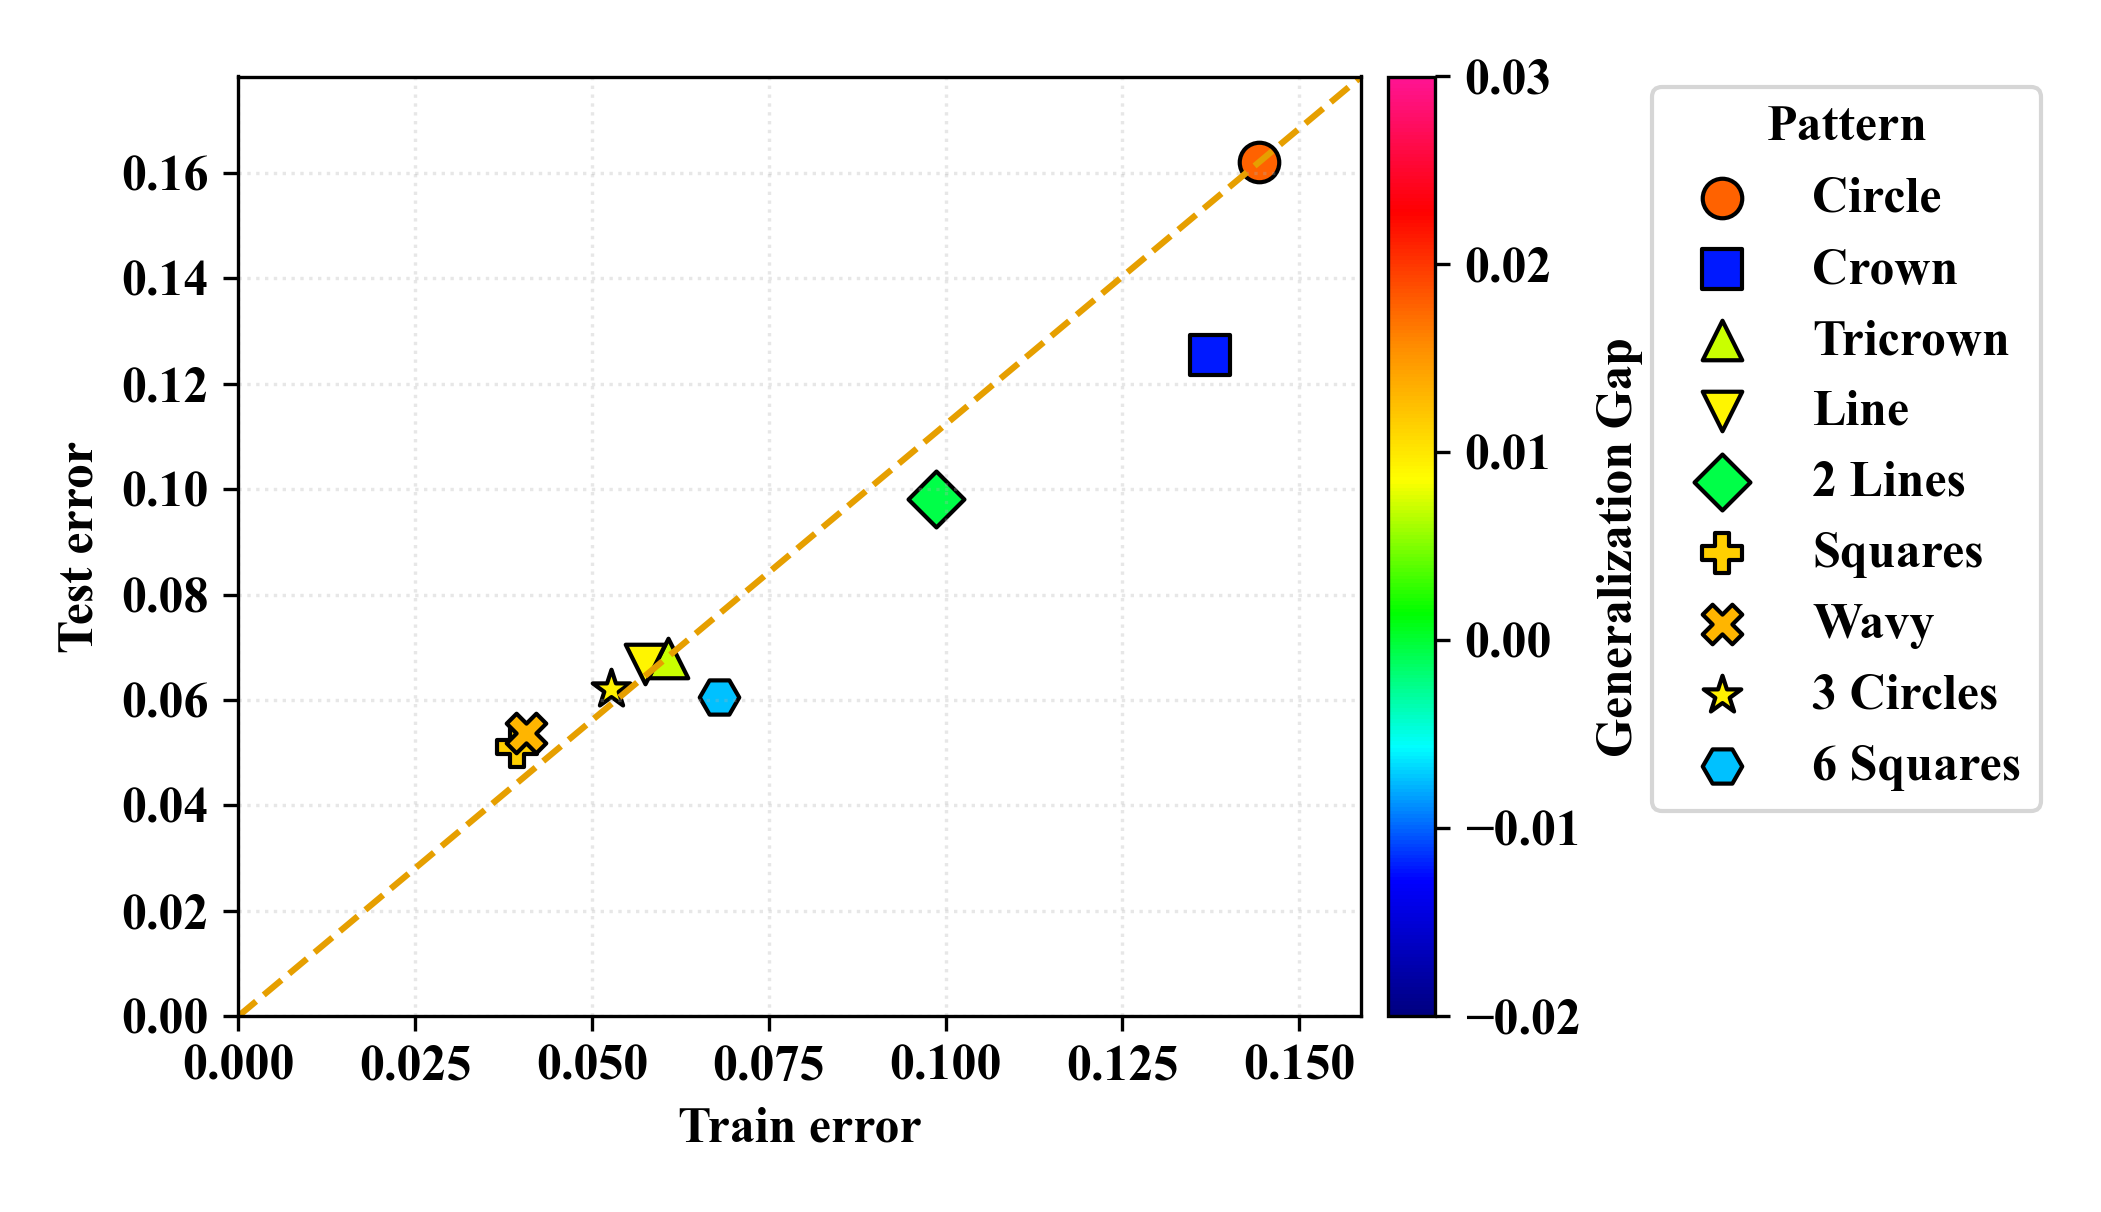

The Python source for this figure:
# ---------------------------------------------------------------
#  SLSQP –  error vs generalisation gap   (shape-coded points)
# ---------------------------------------------------------------
#
#  • pure matplotlib (no seaborn)
#  • distinct marker shape per pattern
#  • colour   = generalisation gap
#  • shape    = pattern identity  →  legend outside plot
#
# ---------------------------------------------------------------

import numpy as np
import matplotlib.pyplot as plt
from matplotlib.colors import LinearSegmentedColormap
plt.rcParams["font.family"] = "Times New Roman"
plt.rcParams['font.size'] = 12

# 1.  ==== DATA  =================================================
patterns = ["Circle",
            "Crown",
            "Tricrown",
            "Line",
            "2 Lines",
            "Squares",
            "Wavy",
            "3 Circles",
            "6 Squares"]

# Converting accuracies to errors (error = 1 - accuracy)
train_err = np.array([0.1443706300078986,  # Circle
                      0.1373741172716927,   # Crown
                      0.060793393625206,    # Tricrown
                      0.0575186007879525,   # Line
                      0.0985815665368215,   # 2 Lines
                      0.0394327983766449,   # Squares
                      0.0407109469979019,   # Wavy
                      0.0526476297386778,   # 3 Circles
                      0.0679541871790205])  # 6 Squares

test_err = np.array([0.1620905852039111,   # Circle
                     0.1253773860201806,    # Crown
                     0.0679027380291295,    # Tricrown
                     0.0667714551109545,    # Line
                     0.0981044373345702,    # 2 Lines
                     0.0510504357439666,    # Squares
                     0.0537497542567783,    # Wavy
                     0.0620424032233697,    # 3 Circles
                     0.0606208927500548])   # 6 Squares

gap = test_err - train_err          # generalisation gap
print(gap)  # Print gaps to verify data

# One unique marker for each pattern
markers = ['o', 's', '^', 'v', 'D', 'P', 'X', '*', 'H']

# Create custom colormap matching the reference image
colors = ['#000080',  # Dark blue
          '#0000FF',  # Blue
          '#00FFFF',  # Cyan
          '#00FF00',  # Green
          '#FFFF00',  # Yellow
          '#FF8C00',  # Orange
          '#FF0000',  # Red
          '#FF1493']  # Deep pink

custom_cmap = LinearSegmentedColormap.from_list('custom', colors)

# 2.  ==== PLOT  =================================================
fig, ax = plt.subplots(figsize=(7, 4))

# draw each point individually so it gets its own shape
for i, pat in enumerate(patterns):
    sc = ax.scatter(train_err[i],
                    test_err[i],
                    c=gap[i],
                    cmap=custom_cmap,  # Use custom colormap
                    vmin=-0.02,  # Match the range from the reference image
                    vmax=0.03,   # Match the range from the reference image
                    marker=markers[i],
                    s=90,
                    edgecolors='k',
                    label=pat)

# reference diagonal (ideal train = test)
ax.plot([0, max(train_err)*1.1],
        [0, max(test_err)*1.1],
        linestyle='--',
        linewidth=1.5,
        color='#E69F00')

# axis labels & title
ax.set_xlabel('Train error', fontweight='bold', fontsize=12)
ax.set_ylabel('Test error', fontweight='bold', fontsize=12)

# colour-bar for the gap
cbar = plt.colorbar(sc, ax=ax, label='Generalization Gap', pad=0.02)
cbar.set_label('Generalization Gap', fontweight='bold', fontsize=12)

# neat limits & grid
ax.set_xlim(0, max(train_err)*1.1)
ax.set_ylim(0, max(test_err)*1.1)
ax.grid(alpha=0.3, linestyle=':')

# Make tick labels bold
ax.tick_params(axis='both', which='major', labelsize=12)
for tick in ax.get_xticklabels():
    tick.set_fontweight('bold')
for tick in ax.get_yticklabels():
    tick.set_fontweight('bold')
    
# Make colorbar ticks bold
cbar.ax.tick_params(labelsize=12)
for tick in cbar.ax.get_yticklabels():
    tick.set_fontweight('bold')

# legend outside the plot area, closer to colorbar
ax.legend(title='Pattern',
          bbox_to_anchor=(1.25, 1), loc='upper left',
          borderaxespad=0.2, fontsize=12,
          title_fontproperties={'weight': 'bold', 'size': 12},
          prop={'weight': 'bold', 'size': 12})

# Make colorbar label and ticks bold
cbar.ax.tick_params(labelsize=12)
cbar.ax.set_ylabel('Generalization Gap', fontweight='bold', fontsize=12)
for tick in cbar.ax.get_yticklabels():
    tick.set_fontweight('bold')

plt.tight_layout()
plt.savefig('Fig_8(c).png', dpi=300, bbox_inches='tight', pad_inches=0.2)
plt.show() 
